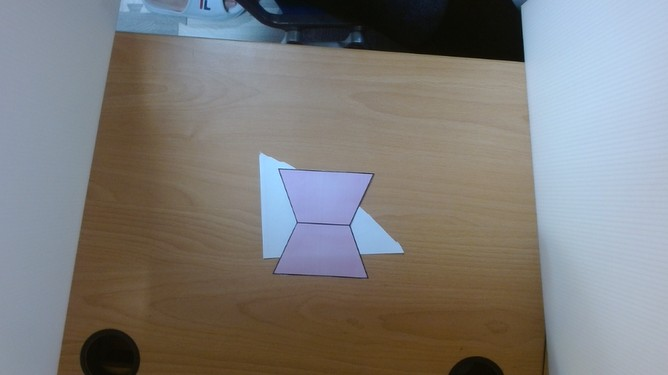
#> input picture cut_paper/1.jpg, 668 x 375 px
$ python -i cut2.py   (imports and definitions only)
#> lines starting #> are read from the running program, lines starting #| are printed output that depends on the picture; after the words box and inside, x2 and y2 are one past the last pixel; in counts of white or black regions, pixels touching at a corner belong together
import cv2
import numpy as np
import glob
import os

ori_area = 21576


def detect_paper_area(image_path):
    # 支援直接傳入影像陣列
#> called with image_path = '1.jpg'
    if isinstance(image_path, str):
        img = cv2.imread(image_path)
#> img is the input picture: shape (375, 668, 3); mean B, G, R 122.7, 124.4, 125.8
        if img is None:
            print(f"無法讀取圖片: {image_path}")
            return [], None, []
    else:
        img = image_path.copy()
    # 先裁切中央區域
    h, w = img.shape[:2]
#> h = 375; w = 668
    crop_size = int(min(h, w) * 0.8)
#> crop_size = 300
    cx, cy = w // 2, h // 2
#> cx = 334; cy = 187
    x1 = max(cx - crop_size // 2, 0)
#> x1 = 184
    y1 = max(cy - crop_size // 2, 0)
#> y1 = 37
    x2 = min(cx + crop_size // 2, w)
#> x2 = 484
    y2 = min(cy + crop_size // 2, h)
#> y2 = 337
    img = img[y1:y2, x1:x2]
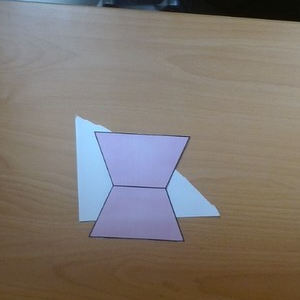
#> img: shape (300, 300, 3); mean B, G, R 113.5, 119.5, 126.6
    # 放大1.5倍
    img = cv2.resize(img, None, fx=1.7, fy=1.7, interpolation=cv2.INTER_CUBIC)
#> img: shape (510, 510, 3)
    gray = cv2.cvtColor(img, cv2.COLOR_BGR2GRAY)
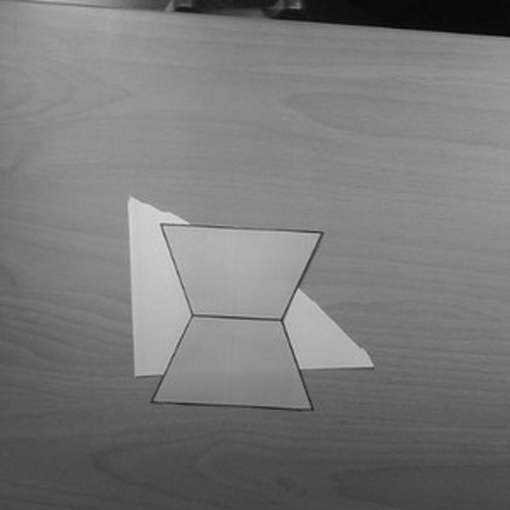
#> gray: shape (510, 510); min 3, max 224, mean 120.9
    edges = cv2.Canny(gray, 100, 200)
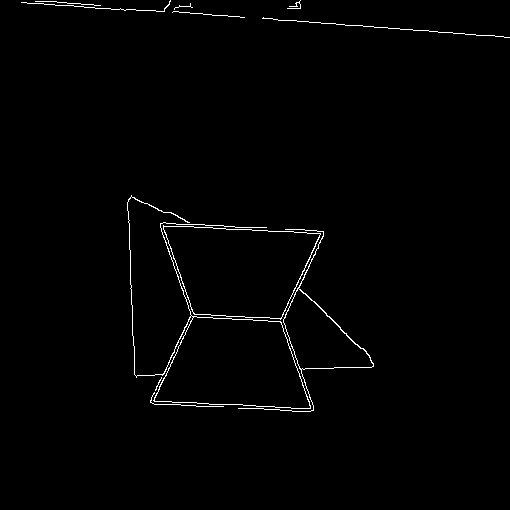
#> edges: shape (510, 510); 1% white in thin lines or dots, all inside (x1, y1, x2, y2) = (21, 0, 510, 412)
    contours, _ = cv2.findContours(edges, cv2.RETR_EXTERNAL, cv2.CHAIN_APPROX_SIMPLE)
#> contours = 11 contours, 8 with area under 20; largest, box (x1, y1, x2, y2) and area: (163, 225, 321, 320) 10701, (127, 195, 311, 409) 10590, (238, 229, 374, 412) 3953
    h, w = edges.shape
#> h = 510; w = 510
    img_center = (w // 2, h // 2)
#> img_center = (255, 255)

    # 直接計算所有物件的總面積
    total_area = 0
    valid_contours = []
    for cnt in contours:
        area = cv2.contourArea(cnt)
        if area < 100:
            continue
        total_area += area
        valid_contours.append(cnt)
#> this loop made 11 passes
#> (area, total_area) on passes 3 to 5: (3953, 3953), (10701, 14654), (10590, 25244)
#> after the loop, total_area = 25244; valid_contours = 3 contours; box (x1, y1, x2, y2) and area: (163, 225, 321, 320) 10701, (127, 195, 311, 409) 10590, (238, 229, 374, 412) 3953

    # 畫出所有物件輪廓
    img_contour = img.copy()
    if valid_contours:
        mask = np.zeros(img.shape[:2], dtype=np.uint8)
        cv2.drawContours(mask, valid_contours, -1, 255, -1)
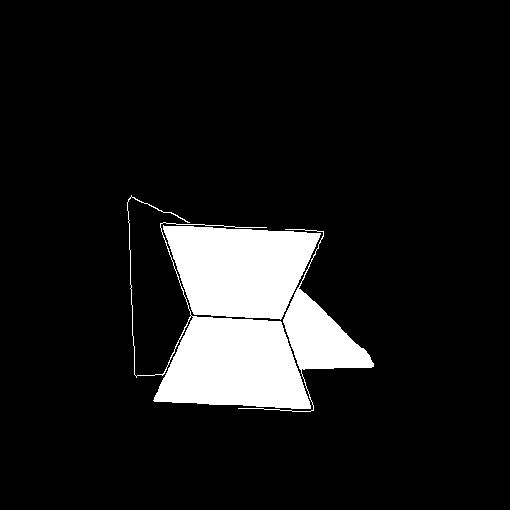
#> mask: shape (510, 510); 10.2% white; 3 white regions, box (x1, y1, x2, y2) and area: (127, 195, 311, 409) 11323, (163, 225, 321, 320) 10911, (238, 229, 374, 412) 4284
        color_layer = np.zeros_like(img)
        color_layer[:, :] = (0, 0, 255)
        alpha = 0.4
        img_contour = np.where(
            mask[..., None] == 255,
            (img * (1 - alpha) + color_layer * alpha).astype(np.uint8),
            img,
        )
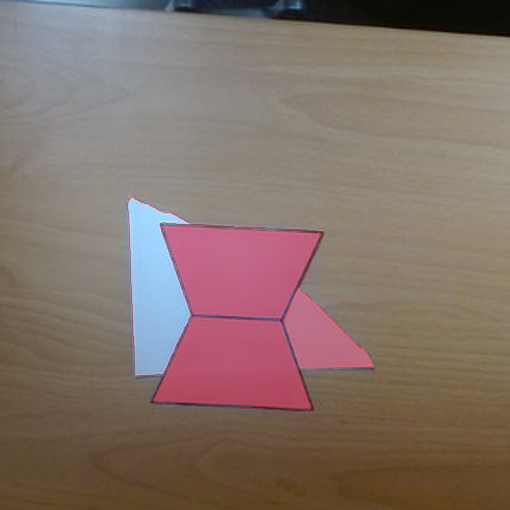
#> img_contour: shape (510, 510, 3); mean B, G, R 105.3, 113.2, 131.2
        cv2.drawContours(img_contour, valid_contours, -1, (0, 0, 255), 2)
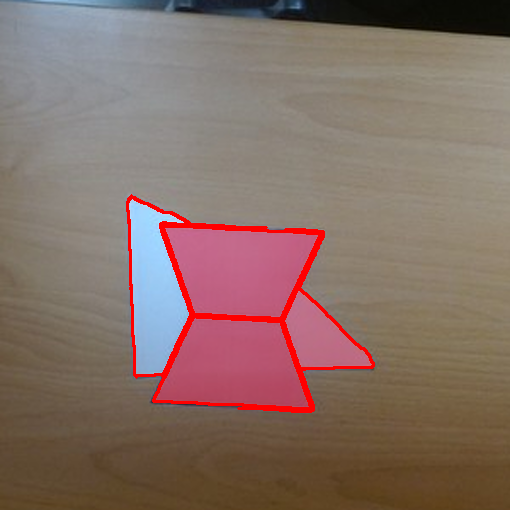
#> img_contour: shape (510, 510, 3); 2.25% of pixels changed, all inside (x1, y1, x2, y2) = (126, 194, 375, 413)

    print(f"畫面中物件總面積: {total_area:.2f}")
#| 畫面中物件總面積: 25244.00
    return total_area, img_contour, valid_contours


# [24 lines not run here, left out]

>>> result = detect_paper_area('1.jpg')

$ run again, on cut_paper/3.jpg
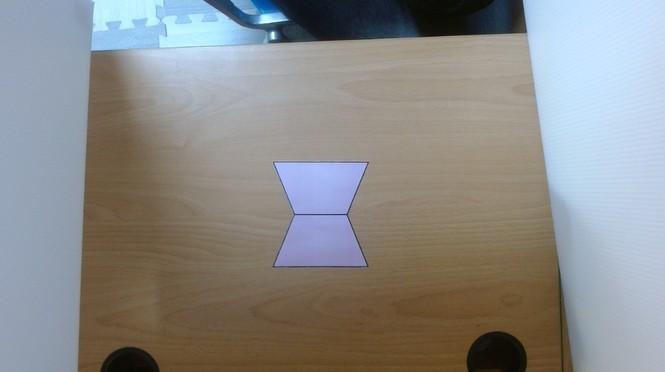
#> input picture cut_paper/3.jpg, 665 x 372 px
#> in detect_paper_area, img is the input picture: shape (372, 665, 3); mean B, G, R 137.9, 139.2, 139.2
#> in detect_paper_area, `edges = cv2.Canny(gray, 100, 200)`:
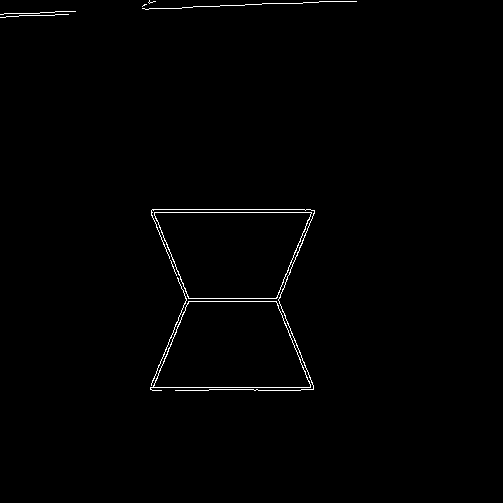
#> edges: shape (503, 503); 0.78% white in thin lines or dots, all inside (x1, y1, x2, y2) = (0, 0, 357, 391)
#> contours = 10 contours, 7 with area under 20; largest, box (x1, y1, x2, y2) and area: (150, 301, 311, 391) 10582, (154, 212, 312, 299) 10560, (151, 209, 315, 391) 29
#> the loop in detect_paper_area, `for cnt in contours:` made 10 passes
#> (area, total_area) on passes 1, 4: (10582, 10582), (10560.5, 21142.5)
#> after the loop in detect_paper_area, `for cnt in contours:`: total_area = 21142.5; valid_contours = 2 contours; box (x1, y1, x2, y2) and area: (150, 301, 311, 391) 10582, (154, 212, 312, 299) 10560
#> mask: shape (503, 503); 8.5% white; 2 white regions, box (x1, y1, x2, y2) and area: (150, 301, 311, 391) 10806, (154, 212, 312, 299) 10770
#> in detect_paper_area, `cv2.drawContours(img_contour, valid_contours, -1, (0, 0, 255), 2)`:
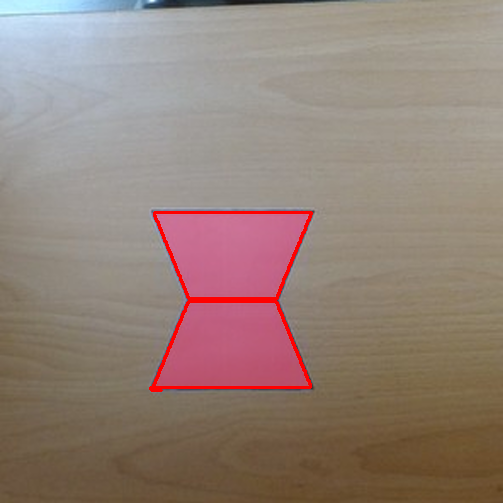
#> img_contour: shape (503, 503, 3); mean B, G, R 120, 129, 147.8
#| 畫面中物件總面積: 21142.50
